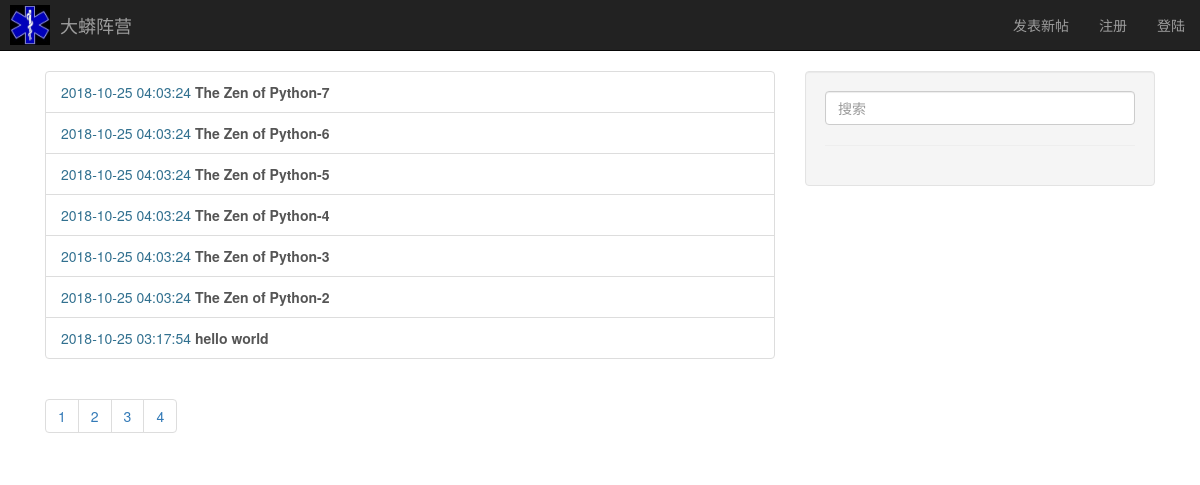
Screenshot of /post/list/?page=4 with the database file from the repository.
### bbs/models.py (models this page shows)
class Post(models.Model):
    title = models.CharField(max_length=64)
    created = models.DateTimeField(auto_now_add=True)
    content = models.TextField()

### bbs/views.py (the view)
# urls.py: url(r'^post/list/', post_view.post_list),
def post_list(request):
    page = int(request.GET.get('page',1)) # 当前页码
    per_page = 10 # 每页显示的文章数
    start = (page - 1) * per_page # 开始的文章
    end = start + per_page
    posts = Post.objects.all().order_by('-id')[start:end]
    total = Post.objects.count() # 总文章数
    pages = ceil(total / per_page) # 总页数
    return render(request, 'post_list.html', {'posts': posts, 'pages': range(pages)})

### templates/post_list.html
{% extends "base.html" %}
{% block container %}
    <div class="list-group">
        {% for post in posts %}
        <a class="list-group-item" href="/post/read/?post_id={{post.id}}">
            <span class="text-info">{{post.created | date:"Y-m-d H:i:s"}}</span>
            <strong>{{post.title}}</strong>
        </a>
        {% endfor %}
    </div>
    <nav aria-label="Page navigation">
        <ul class="pagination">
            {% for n in pages %}
            <li><a href="/post/list/?page={{forloop.counter}}">{{forloop.counter}}</a></li>
            {% endfor %}
        </ul>
    </nav>
{% endblock %}

### rows the page displays
Post: created "2018-10-25 04:03:24", title "The Zen of Python-7"
Post: created "2018-10-25 04:03:24", title "The Zen of Python-6"
Post: created "2018-10-25 04:03:24", title "The Zen of Python-5"
Post: created "2018-10-25 04:03:24", title "The Zen of Python-4"
Post: created "2018-10-25 04:03:24", title "The Zen of Python-3"
Post: created "2018-10-25 04:03:24", title "The Zen of Python-2"
Post: created "2018-10-25 03:17:54", title "hello world"
